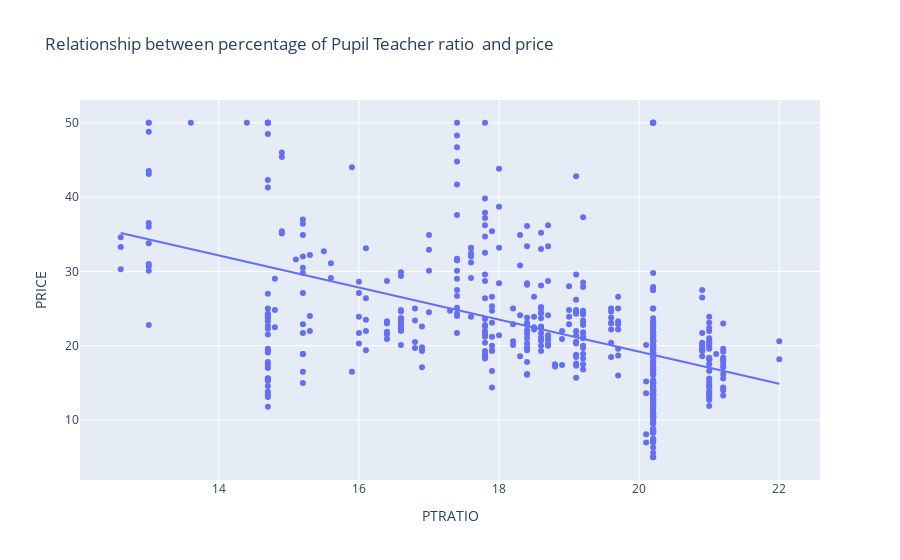

Source (notebook cell):
### Code cell
fig = px.scatter(df, 
                 x = 'PTRATIO', # Pupil Teacher ratio
                 y = 'PRICE', # House Price
                 labels = {'ptrario': 'Pupil Teacher ratio', 'price' : 'House Price'},
                 title = 'Relationship between percentage of Pupil Teacher ratio  and price',
                 trendline = 'ols'    # Trendline
                )
fig.show()
#observation: Neighborhoods with lower Pupil Teacher ratio  will have HIGHER house price

### Figure 1 — Plotly figure (JSON) as saved in the notebook; plotly's stock layout.template omitted (floating-point values rounded to 4 significant figures; data arrays with more than 128 entries replaced by an {"elided": "..."} marker saying what was removed)
{"data": [{"hovertemplate": "PTRATIO=%{x}<br>PRICE=%{y}<extra></extra>", "legendgroup": "", "marker": {"color": "#636efa", "symbol": "circle"}, "mode": "markers", "name": "", "orientation": "v", "showlegend": false, "type": "scatter", "x": {"elided": "506 float values"}, "xaxis": "x", "y": {"elided": "506 float values"}, "yaxis": "y"}, {"hovertemplate": "<b>OLS trendline</b><br>PRICE = -2.15718 * PTRATIO + 62.3446<br>R<sup>2</sup>=0.257847<br><br>PTRATIO=%{x}<br>PRICE=%{y} <b>(trend)</b><extra></extra>", "legendgroup": "", "marker": {"color": "#636efa", "symbol": "circle"}, "mode": "lines", "name": "", "showlegend": false, "type": "scatter", "x": {"elided": "506 float values"}, "xaxis": "x", "y": {"elided": "506 float values"}, "yaxis": "y"}], "layout": {"legend": {"tracegroupgap": 0}, "title": {"text": "Relationship between percentage of Pupil Teacher ratio  and price"}, "xaxis": {"anchor": "y", "domain": [0, 1], "title": {"text": "PTRATIO"}}, "yaxis": {"anchor": "x", "domain": [0, 1], "title": {"text": "PRICE"}}}}
